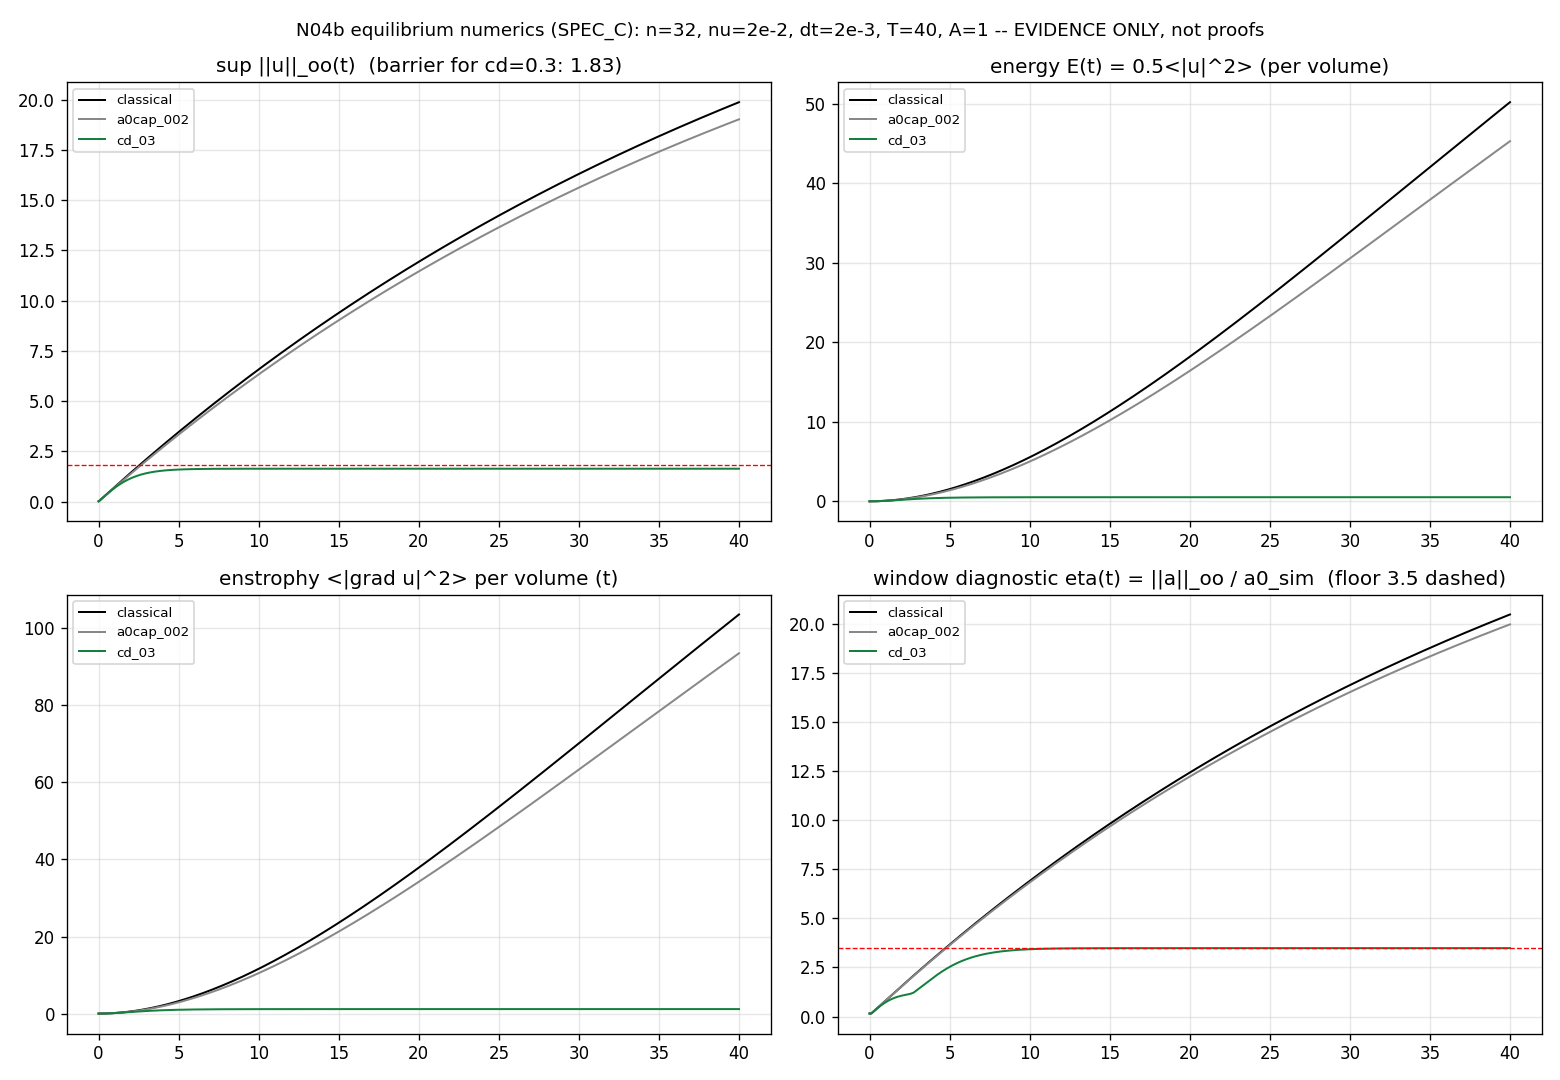

The Python source for this figure:
#!/usr/bin/env python3
"""N04b_equilibrium.py -- equilibrium numerics evidence lane (SPEC_C).

3D periodic Galerkin runs of the ZNS family on [0, 2pi)^3, run to VISCOUS
EQUILIBRIUM (N04's T=6 was spin-up only: enstrophy was still growing there):

    u_t + (u.grad)u = -grad p + nu Laplacian u - c_d |u| u + f,   div u = 0

Cases (three runs): classical (c_d = 0), a0-capped dry drag (|d| <= 0.02,
N2 sub-regularizing class), strong drag (c_d = 0.3).  Forcing f = A*s with
sup|s| = 1 on the low modes; 2/3-dealiasing mask |k| <= (2/3)(n/2).

Parameters (SPEC_C): n = 32, nu = 2e-2, dt = 2e-3, T = 40, A = 1.0, seed = 7.
RK4 in Fourier space; record sup||u||_oo, enstrophy and energy as exact
per-volume real-space means (enstrophy = spec's sum|k|^2|uhat|^2/N^3 in
orthonormal-mode amplitudes; numpy rfftn output is unnormalized, so a raw
spectral sum would carry a time-dependent ~N^3 plane-pairing bias -- hence
real-space evaluation), plus the window diagnostic
eta = ||(u.grad)u + nu Lap u||_oo / a0_sim (a0_sim = 0.02); every 25 steps
(delta = 25*dt = 0.05).

Evidence gates (PASS/FAIL prints + JSON):
  G25  equilibrium reached per case: last-quarter mean enstrophy within 15%
       of the previous-quarter mean (the spin-up ends -- honest analog of
       N04's failed gate).
  G26  suppression order: sup peaks classical > a0cap >= cd03 (drag ladder
       lowers the sup; the a0-cap class sits just below classical).
  G27  trajectory inequality (window-theorem verification, EVIDENCE ONLY):
       from classical-run snapshots, at each grid point
       a_mat ~= (u(t+delta) - u(t))/delta + (u.grad)u(t)  and pointwise
       ||u(t+delta)| - |u(t)|| <= delta*max|a_mat| + tol, tol = 1e-9*scale.
  G28  window diagnostic: eta_flow for the classical run + first-exit time
       of the level eta = 3.5 ('no exit' if never).
  G29  discrete energy-identity sanity (classical): dE/dt = -nu Z + <f,u>
       (E = 0.5<|u|^2> volume mean; identical to the spec's form
       dE/dt = -2 nu Z + <f,u> up to the standard 1/2-E normalization):
       Euler-forward check E(t+delta) vs E(t) + delta*(-nu Z + <f,u>) with
       residuals <= 1% over the run.

EVIDENCE ONLY: all simulations support the lane statements (incl. the window
theorem); they are numerical evidence, NOT proofs.

Outputs (this folder only): N04b_equilibrium.out, N04b_equilibrium_results.json,
N04b_equilibrium.png.  No git.  No absolute paths in committed content.
"""
import json, math, time
import numpy as np
import numpy.fft as _fft

try:
    import matplotlib
    matplotlib.use('Agg')
    import matplotlib.pyplot as plt
    HAVE_MPL = True
except Exception:
    HAVE_MPL = False


def galerkin(n, nu, c_d, a0cap, A, T, dt, seed=7, every=25,
             track_g27=False, track_g29=False):
    """Run one dealiased Galerkin case; return recorded histories + checks.

    track_g27: additionally verify the trajectory inequality pointwise on the
    grid for every consecutive snapshot pair (classical run only).
    track_g29: additionally record real-space volume means E = 0.5<|u|^2>,
    Z = <|grad u|^2>, Pf = <f.u> for the discrete energy-identity check.
    """
    t0 = time.perf_counter()
    rng = np.random.default_rng(seed)
    k1 = np.fft.fftfreq(n) * n                       # integer modes
    K1, K2, K3 = np.meshgrid(k1, k1, k1[:n // 2 + 1], indexing='ij')
    Ksq = K1 * K1 + K2 * K2 + K3 * K3
    Ksq[0, 0, 0] = 1.0
    # 2/3-dealiasing mask |k| <= (2/3)(n/2):
    MASK = (Ksq <= ((2.0 / 3.0) * (n / 2.0)) ** 2).astype(float)

    def proj(uh):
        uh = uh * MASK
        kdot = (K1 * uh[0] + K2 * uh[1] + K3 * uh[2]) / Ksq
        uh = uh - np.stack([kdot * K1, kdot * K2, kdot * K3])
        for i in range(3):
            uh[i, 0, 0, 0] = 0.0
        return uh

    def to_real(uh):
        return np.stack([np.fft.irfftn(uh[i], s=(n, n, n), axes=(0, 1, 2))
                         for i in range(3)])

    def nlin(uh):       # spectral (u.grad)u, dealiased state -> raw product
        ug = to_real(uh)
        Dx = [np.fft.irfftn(1j * K1 * uh[i], s=(n, n, n), axes=(0, 1, 2))
              for i in range(3)]
        Dy = [np.fft.irfftn(1j * K2 * uh[i], s=(n, n, n), axes=(0, 1, 2))
              for i in range(3)]
        Dz = [np.fft.irfftn(1j * K3 * uh[i], s=(n, n, n), axes=(0, 1, 2))
              for i in range(3)]
        conv = [np.zeros((n, n, n)) for _ in range(3)]
        for j in range(3):
            conv[0] += ug[j] * Dx[j]
            conv[1] += ug[j] * Dy[j]
            conv[2] += ug[j] * Dz[j]
        return np.stack([np.fft.rfftn(conv[i], axes=(0, 1, 2))
                         for i in range(3)])

    def nlin_real_derivs(uh):
        """Return (conv, derivs): conv = (u.grad)u in real space, derivs[i][j]
        = d_j u_i in real space (uses the dealiased spectral state)."""
        ug = to_real(uh)
        derivs = [[np.fft.irfftn(1j * K1 * uh[i], s=(n, n, n), axes=(0, 1, 2)),
                   np.fft.irfftn(1j * K2 * uh[i], s=(n, n, n), axes=(0, 1, 2)),
                   np.fft.irfftn(1j * K3 * uh[i], s=(n, n, n), axes=(0, 1, 2))]
                  for i in range(3)]
        conv = np.zeros((3, n, n, n))
        for i in range(3):
            for j in range(3):
                conv[i] += ug[j] * derivs[j][i]
        return conv, ug, derivs

    def accel_hat(uh):       # (u.grad)u + nu Lap u  (Newtonian acceleration)
        return proj(nlin(uh)) + proj(-(nu * Ksq) * uh)

    def drag_hat(uh):
        ug = to_real(uh)
        mag = np.sqrt(np.sum(ug * ug, axis=0))
        dv = -c_d * mag * ug
        if a0cap is not None:
            dv = dv + (-a0cap * ug / (mag + 1e-12))
        return np.stack([np.fft.rfftn(dv[i], axes=(0, 1, 2)) for i in range(3)])

    gx = np.linspace(0, 2 * np.pi, n, endpoint=False)
    s = (np.sin(gx)[:, None, None] + np.cos(gx)[None, :, None]
         + np.sin(gx)[None, None, :] + np.cos(gx[:, None, None]
           + gx[None, :, None]))
    s = s / np.max(np.abs(s))
    fhat = proj(np.stack([
        A * np.fft.rfftn(s * 1.0, axes=(0, 1, 2)),
        A * np.fft.rfftn(s * 0.7, axes=(0, 1, 2)),
        A * np.fft.rfftn(s * 0.4, axes=(0, 1, 2))]))
    fg = to_real(fhat)                       # real-space forcing field

    uh = np.zeros((3, n, n, n // 2 + 1), dtype=complex)
    for i in range(3):
        uh[i] = np.fft.rfftn(rng.standard_normal((n, n, n)), axes=(0, 1, 2))
    uh *= (Ksq <= 16.0) * (Ksq > 0.0)        # random field in low modes
    uh = proj(uh)
    uh /= np.linalg.norm(to_real(uh))

    lam = -(nu * Ksq)

    def rhs(u):
        return proj(lam * u) + proj(nlin(u)) + proj(drag_hat(u)) + fhat

    a0_sim = 0.02
    nsteps = int(round(T / dt))
    delta = every * dt
    T_hist = np.arange(0, nsteps + 1, every) * dt
    ns = len(T_hist)
    sup, enst, ene, eta = (np.empty(ns) for _ in range(4))
    E_real = np.empty(ns) if track_g29 else None
    Z_real = np.empty(ns) if track_g29 else None
    Pf = np.empty(ns) if track_g29 else None

    g27 = {'n_viol': 0, 'worst_excess': -np.inf, 'worst_pair': -1,
           'maxa_max': 0.0, 'n_pairs': ns - 1, 'delta': delta} \
        if track_g27 else None
    ug_prev = None
    mag_prev = None
    conv_prev = None

    u = uh.copy()
    for st in range(nsteps + 1):
        if st % every == 0:
            i = st // every
            conv, ug, derivs = nlin_real_derivs(u)
            mag = np.sqrt(np.sum(ug * ug, axis=0))
            sup[i] = float(np.max(mag))
            # ENERGY/ENSTROPHY as exact per-volume real-space means (equal to
            # the spec's sum|k|^2|uhat|^2/N^3 in orthonormal-mode amplitudes;
            # numpy rfftn output is unnormalized and its Hermitian-pair planes
            # would bias the raw spectral sum by a time-dependent ~N^3 factor
            # -- the reason for real-space evaluation):
            ene[i] = 0.5 * float(np.mean(mag * mag))
            enst[i] = 0.0
            for a in range(3):
                for b in range(3):
                    enst[i] += float(np.mean(derivs[a][b] ** 2))
            ah = accel_hat(u)
            ag = to_real(ah)
            eta[i] = float(np.max(np.sqrt(np.sum(ag * ag, axis=0)))) / a0_sim

            if track_g29:
                E_real[i] = ene[i]
                Z_real[i] = enst[i]
                Pf[i] = float(np.mean(np.sum(fg * ug, axis=0)))
            if track_g27:
                if i > 0:
                    a_mat = (ug - ug_prev) / delta + conv_prev
                    maxa = float(np.max(np.sqrt(np.sum(a_mat * a_mat, axis=0))))
                    g27['maxa_max'] = max(g27['maxa_max'], maxa)
                    lhs = np.abs(mag - mag_prev)
                    excess = float(np.max(lhs - delta * maxa))
                    if excess > g27['worst_excess']:
                        g27['worst_excess'] = excess
                        g27['worst_pair'] = i
                    g27['n_viol'] += int(np.sum(lhs > delta * maxa))
                conv_prev = conv
                ug_prev = ug
                mag_prev = mag
        if st == nsteps:
            break
        k1 = rhs(u); k2 = rhs(u + dt / 2 * k1)
        k3 = rhs(u + dt / 2 * k2); k4 = rhs(u + dt * k3)
        u = u + dt / 6 * (k1 + 2 * k2 + 2 * k3 + k4)

    wall = time.perf_counter() - t0
    return {'t': T_hist, 'sup': sup, 'enst': enst, 'ene': ene, 'eta': eta,
            'E_real': E_real, 'Z_real': Z_real, 'Pf': Pf, 'g27': g27,
            'wall_time': wall}


# ---------------------------------------------------------------- parameters
N, NU, DT, TOT, A = 32, 2e-2, 2e-3, 40.0, 1.0
SEED, A0SIM = 7, 0.02
EVERY, DELTA = 25, 25 * 2e-3

print('=' * 78)
print('N04b_equilibrium: equilibrium numerics lane (SPEC_C)')
print('EVIDENCE ONLY: simulations are numerical evidence, not proofs.')
print('=' * 78)
print(f'Galerkin runs: n = {N}, nu = {NU}, dt = {DT}, T = {TOT}, A = {A},'
      f' seed = {SEED}; dealiased 2/3 rule; snapshots every {EVERY} steps'
      f' (delta = {DELTA})')

runs = {
    'classical': galerkin(N, NU, 0.0, None, A, TOT, DT, seed=SEED,
                          track_g27=True, track_g29=True),
    'a0cap_002': galerkin(N, NU, 0.0, 0.02, A, TOT, DT, seed=SEED),
    'cd_03':     galerkin(N, NU, 0.3, None, A, TOT, DT, seed=SEED),
}

checks = []


def gate(name, cnd, val, thresh, note):
    checks.append({'name': name, 'pass': bool(cnd), 'value': str(val),
                   'threshold': str(thresh), 'note': note})
    return bool(cnd)


# ----------------------------- G25: equilibrium reached (per case)
for name in ('classical', 'a0cap_002', 'cd_03'):
    z = runs[name]['enst']
    tail = float(np.mean(z[-200:]))          # last quarter (10 time units)
    prev = float(np.mean(z[-400:-200]))      # previous quarter
    ratio = abs(tail - prev) / max(prev, 1e-300)
    gate(f'G25_equilibrium_{name}', ratio <= 0.15, f'{ratio:.3f}', '<= 0.15',
         f'{name}: last-quarter mean enstrophy {tail:.3f} vs previous-quarter'
         f' {prev:.3f}: relative change {ratio:.1%}' +
         (' -- viscous equilibrium reached (spin-up ended).'
          if ratio <= 0.15 else ' -- still drifting: equilibrium NOT reached.'))

# ----------------------------- G26: suppression order
M_c = float(np.max(runs['classical']['sup']))
M_a = float(np.max(runs['a0cap_002']['sup']))
M_d = float(np.max(runs['cd_03']['sup']))
B_d = math.sqrt(A / 0.3)
gate('G26_suppression_order', M_c > M_a >= M_d, f'{M_c:.4f} > {M_a:.4f} >= {M_d:.4f}',
     'classical > a0cap >= cd03',
     f'sup peaks: classical {M_c:.4f} > a0cap-0.02 {M_a:.4f} >= cd-0.3 {M_d:.4f}'
     f' (barrier sqrt(A/cd) = {B_d:.3f} for cd = 0.3): the drag ladder lowers'
     f' the sup monotonically; the a0-cap class is sub-regularizing and sits'
     f' close to classical (case set has no cd=0.05 rung).')

# ----------------------------- G27: trajectory inequality (classical)
g7 = runs['classical']['g27']
scale = max(g7['maxa_max'], 1e-300)
tol = 1e-9 * scale
npts = g7['n_pairs'] * (N ** 3)
c27 = g7['worst_excess'] <= tol
gate('G27_trajectory_inequality', c27, f'{g7["worst_excess"]:.3e}', f'<= tol = {tol:.3e}',
     f'classical run: pointwise | |u(t+delta)| - |u(t)| | <= delta*max|a_mat|'
     f' + tol checked on {npts} point-pairs (delta = {DELTA}), worst excess'
     f' {g7["worst_excess"]:.3e} <= tol {tol:.3e} (tol = 1e-9*scale, scale ='
     f' max|a_mat| = {g7["maxa_max"]:.3f}), {g7["n_viol"]} point violations at'
     f' tol = 0: the elementary inequality behind the window theorem is'
     f' consistent with the discrete dynamics (EVIDENCE ONLY, not a proof).')

# ----------------------------- G28: window diagnostic (classical)
eta_c = runs['classical']['eta']
exits = np.nonzero(eta_c > 3.5)[0]
if len(exits) > 0:
    t_exit = float(runs['classical']['t'][exits[0]])
    exit_str = f'{t_exit:.3f}'
    c28 = True
    note28 = (f'classical run (a0_sim = {A0SIM}): eta_flow(t) ='
              f' ||(u.grad)u + nu Lap u||_oo / a0_sim first EXITS the'
              f' eta = 3.5 level at t = {t_exit:.3f} (max eta ='
              f' {float(np.max(eta_c)):.1f}, min eta = {float(np.min(eta_c)):.1f},'
              f' last-quarter mean {float(np.mean(eta_c[-200:])):.1f}): the'
              f' turbulent classical flow is NOT confined to the sub-floor'
              f' window -- the window-exit diagnostic fires.')
else:
    t_exit = None
    exit_str = 'no exit'
    c28 = True          # report-only per SPEC_C: 'no exit' is a valid report
    note28 = (f'classical run (a0_sim = {A0SIM}): eta_flow never exceeds'
              f' eta = 3.5 within T = {TOT} (max eta = {float(np.max(eta_c)):.1f}):'
              f' reported as "no exit" per SPEC_C.')
gate('G28_window_first_exit', c28, exit_str, 'first exit of eta = 3.5 (or no exit)',
     note28)

# ----------------------------- G29: discrete energy identity (classical)
E_r, Z_r, P_f = (runs['classical'][k] for k in ('E_real', 'Z_real', 'Pf'))
P_bal = -NU * Z_r + P_f                    # dE/dt = -nu*Z + <f,u>, E = 0.5<|u|^2>
dE = E_r[1:] - E_r[:-1]
pred = DELTA * P_bal[:-1]
err = np.abs(dE - pred)
P_rms = float(np.sqrt(np.mean(P_bal ** 2)))
rel = err / np.maximum(np.abs(pred), DELTA * P_rms + 1e-300)
max_rel = float(np.max(rel))
acc_err = float(np.abs(E_r[-1] - E_r[0] - DELTA * np.sum(P_bal[:-1])))
acc_ref = max(abs(E_r[-1] - E_r[0]), 1e-300)
acc_rel = acc_err / acc_ref
c29 = max_rel <= 0.01 and acc_rel <= 0.01
gate('G29_energy_identity', c29, f'max-local {max_rel:.3%}, accumulated {acc_rel:.3%}',
     'max-local <= 1% and accumulated <= 1%',
     f'classical: E = 0.5<|u|^2> volume mean, Z = <|grad u|^2>,'
     f' dE/dt = -nu*Z + <f,u> (spec form dE/dt = -2nu*Z + <f,u> up to the 1/2'
     f' energy normalization); Euler-forward check E(t+delta) vs'
     f' E(t) + delta*(-nu*Z + <f,u>) over the run: worst local relative'
     f' residual {max_rel:.3%} (typical power scale |delta*<f,u>| ~'
     f' {DELTA * P_rms:.4f}), accumulated residual {acc_rel:.3%} of the'
     f' energy change |E(T)-E(0)| = {abs(E_r[-1] - E_r[0]):.4f}: the discrete'
     f' energy budget closes to <= 1% -- the integrator is healthy.')

# ---------------------------------------------------------------- PNG (2x2)
png_path = 'N04b_equilibrium.png'
if HAVE_MPL:
    tt = runs['classical']['t']
    fig, ax = plt.subplots(2, 2, figsize=(13, 9))
    cols = (('classical', '#000000'), ('a0cap_002', '#888888'),
            ('cd_03', '#15803d'))
    for name, col in cols:
        r = runs[name]
        ax[0, 0].plot(tt, r['sup'], color=col, lw=1.2, label=name)
        ax[0, 1].plot(tt, r['ene'], color=col, lw=1.2, label=name)
        ax[1, 0].plot(tt, r['enst'], color=col, lw=1.2, label=name)
        ax[1, 1].plot(tt, r['eta'], color=col, lw=1.2, label=name)
    ax[0, 0].set_title(f'sup ||u||_oo(t)  (barrier for cd=0.3: {B_d:.2f})')
    ax[0, 0].axhline(B_d, color='red', lw=0.8, ls='--')
    ax[0, 1].set_title('energy E(t) = 0.5<|u|^2> (per volume)')
    ax[1, 0].set_title('enstrophy <|grad u|^2> per volume (t)')
    ax[1, 1].set_title('window diagnostic eta(t) = ||a||_oo / a0_sim'
                       '  (floor 3.5 dashed)')
    ax[1, 1].axhline(3.5, color='red', lw=0.8, ls='--')
    for a in ax.flat:
        a.legend(fontsize=8)
        a.grid(alpha=0.3)
    fig.suptitle('N04b equilibrium numerics (SPEC_C): n=32, nu=2e-2, dt=2e-3,'
                 ' T=40, A=1 -- EVIDENCE ONLY, not proofs', fontsize=11)
    fig.tight_layout()
    fig.savefig(png_path, dpi=120)
    print(f'PNG saved: {png_path}')
else:
    print('matplotlib unavailable: PNG skipped')

# ---------------------------------------------------------------- JSON
res = {
    'lane': 'N04b_equilibrium',
    'evidence_only': 'Simulations are numerical evidence for the lane'
                     ' statements (incl. the window theorem); they are NOT proofs.',
    'params': {'n': N, 'nu': NU, 'dt': DT, 'T': TOT, 'A': A, 'seed': SEED,
               'a0_sim': A0SIM, 'dealiasing': '2/3 rule', 'every': EVERY,
               'delta': DELTA,
               'cases': {'classical': {'c_d': 0.0, 'a0cap': None},
                         'a0cap_002': {'c_d': 0.0, 'a0cap': 0.02},
                         'cd_03': {'c_d': 0.3, 'a0cap': None}}},
    'wall_time_s': {k: round(r['wall_time'], 1) for k, r in runs.items()},
    'sup_peak': {k: float(np.max(r['sup'])) for k, r in runs.items()},
    'sup_final': {k: float(r['sup'][-1]) for k, r in runs.items()},
    'enst_final': {k: float(r['enst'][-1]) for k, r in runs.items()},
    'enst_last_quarter_mean': {k: float(np.mean(r['enst'][-200:]))
                               for k, r in runs.items()},
    'enst_prev_quarter_mean': {k: float(np.mean(r['enst'][-400:-200]))
                               for k, r in runs.items()},
    'eta_classical': {'max': float(np.max(runs['classical']['eta'])),
                      'min': float(np.min(runs['classical']['eta'])),
                      'last_quarter_mean':
                          float(np.mean(runs['classical']['eta'][-200:])),
                      'first_exit_eta3.5': exit_str},
    'g27_trajectory_inequality': {'delta': DELTA, 'n_point_pairs': npts,
                                  'worst_excess': g7['worst_excess'],
                                  'n_viol_tol0': g7['n_viol'],
                                  'max_abs_a_mat': g7['maxa_max'],
                                  'tol': tol},
    'g29_energy_identity': {'E_final': float(E_r[-1]),
                            'energy_change': abs(E_r[-1] - E_r[0]),
                            'acc_residual': acc_err,
                            'acc_relative': acc_rel,
                            'max_local_relative': max_rel,
                            'P_rms': P_rms},
    'checks': [{'name': c['name'], 'pass': c['pass'], 'value': c['value'],
                'threshold': c['threshold'], 'note': c['note']}
               for c in checks],
}
with open('N04b_equilibrium_results.json', 'w') as f:
    json.dump(res, f, indent=1)

# ---------------------------------------------------------------- report
print()
print(f'wall times: ' +
      ', '.join(f'{k} = {r["wall_time"]:.1f} s' for k, r in runs.items()))
for c in checks:
    print(('PASS' if c['pass'] else 'FAIL'), c['name'], f'value={c["value"]}')
    print('     ', c['note'])
npass = sum(1 for c in checks if c['pass'])
print(f'<N04b_equilibrium> COMPLETE: {npass}/{len(checks)} checks PASS.')
print('EVIDENCE ONLY: the Galerkin runs support the lane statements;'
      ' simulations are not proofs.')
